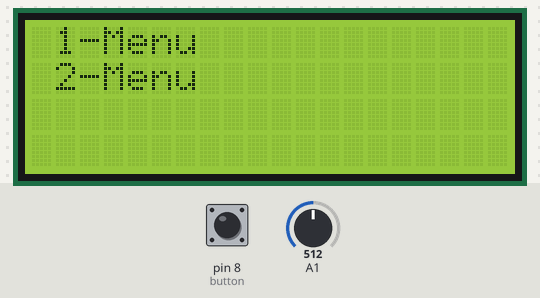
A sketch run on a simulated Arduino Uno, built with avr-gcc and run on an emulated ATmega328P. Parts: 20×4 character LCD. Inputs (shaded band) come from the test bench; at power-on: A1 = 512, pin 8 (button) HIGH.

Above: at 1.2 s.
1.3 s: A1 set to 418
2.8 s: A1 set to 395
At 3.7 s:
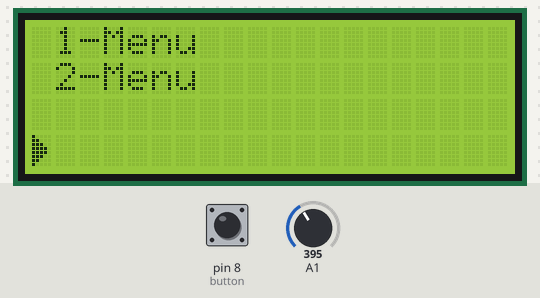
4.3 s: A1 set to 323
5.8 s: A1 set to 293
At 6.1 s:
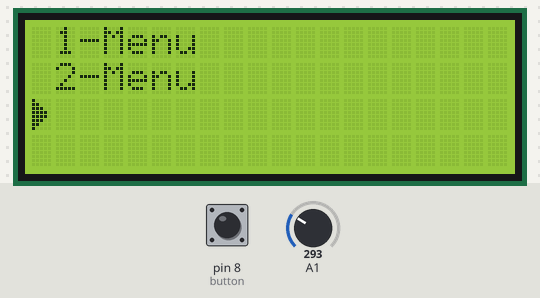
7.3 s: A1 set to 108
At 8.4 s:
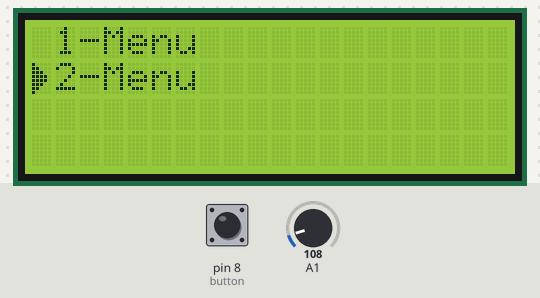
8.8 s: A1 set to 93
At 10.1 s:
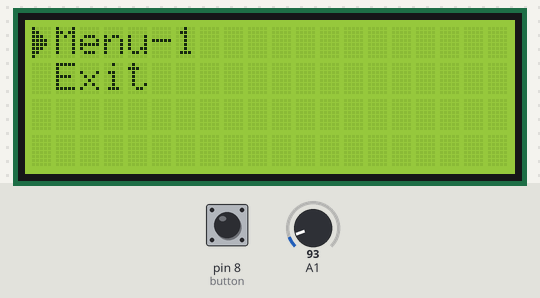
Timing chart, 0 to 11.8 s (numbered marks = the images above; inputs shaded):
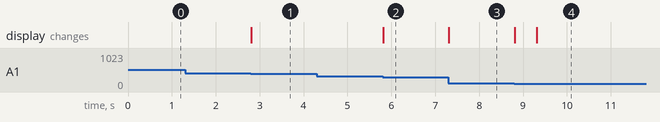

Measured:
- the behaviour switches between 410 and 409 on A1 (found by bisection; images 0 and 1)
- the behaviour switches between 307 and 306 on A1 (found by bisection; images 1 and 2)
- the behaviour switches between 103 and 102 on A1 (found by bisection; images 3 and 4)
- after the input at 1.3 s, every drawn part: stays the same
- after the input at 2.8 s, the display: changes at once (image 1)
- after the input at 4.3 s, every drawn part: stays the same
- after the input at 5.8 s, the display: changes at once (image 2)
- after the input at 7.3 s, the display: changes at once (image 3)
- after the input at 8.8 s, the display: first changes at once (image 4 shows a later state)

The sketch:

opition-test.ino
```cpp
//#include <LiquidCrystal_I2C.h> Modulo I2c
#include <LiquidCrystal.h>

int rs = 12, en = 11, db4 = 5, db5 = 4, db6 = 3, db7 = 2;
LiquidCrystal lcd{rs,en,db4,db5,db6,db7};
int i,poten,button;
boolean valuePage = 0, menu = 0, subMenu1 = 0;
int nobugtime = 500;


byte arrowIcon[8] = {
  B10000,
  B11000,
  B11100,
  B11110,
  B11110,
  B11100,
  B11000,
  B10000,
};

void setup(){
  lcd.begin(20,4);
  pinMode(A1, INPUT);
  pinMode(8, INPUT_PULLUP);//button
  lcd.createChar(6, arrowIcon);
  lcd.write(6);
  Serial.begin(9600);
}

void arrowPosition(){
  switch(poten){
    case 0:
      lcd.setCursor(0, 1);
      lcd.print(" ");
      lcd.setCursor(0, 0);
      lcd.write(6);
    break;

    case 1:
      lcd.setCursor(0, 0);
      lcd.print(" ");//Clear up
      lcd.setCursor(0, 1);
      lcd.write(6);//print
      lcd.setCursor(0, 2);
      lcd.print(" ");//Clear Down
    break;

    case 2:
      lcd.setCursor(0, 1);
      lcd.print(" ");//Clear up
      lcd.setCursor(0, 2);
      lcd.write(6);//print
      lcd.setCursor(0, 3);
      lcd.print(" ");//Clear Down
    break;

    case 3:
      lcd.setCursor(0, 2);
      lcd.print(" ");//Clear up
      lcd.setCursor(0, 3);
      lcd.write(6);//print
    break;

  }

}

void subRequisito(){
  if(!menu){
    lcd.setCursor(1,0);
    lcd.print("1-Menu          ");
    lcd.setCursor(1,1);
    lcd.print("2-Menu          ");

  }//imprime menu principal || menu == 0 aparece

  if(subMenu1 == 1){
    lcd.setCursor(1,0);
    lcd.print("Menu-1          ");
    lcd.setCursor(1,1);
    lcd.print("Exit          ");

  }//imprime sub menu || subMenu1 == 0 aparece

}

void loop(){
  poten = map(analogRead(A1),0,1023,0,10);
  int button = digitalRead(8);
  arrowPosition();
  subRequisito();

    if(poten == 0 && button == 1 && menu == 0){
      delay(nobugtime);
      menu = !menu;//menu == 1
      subMenu1 = 1;

      }//solicita sub menu

    if(poten == 1 && button == 1 && subMenu1 == 1){
      delay(nobugtime);
      menu = 0;//menu == 0
      subMenu1 = 0;

    }//solicita menu principal dentro do sub menu

}//Space|          |
```
